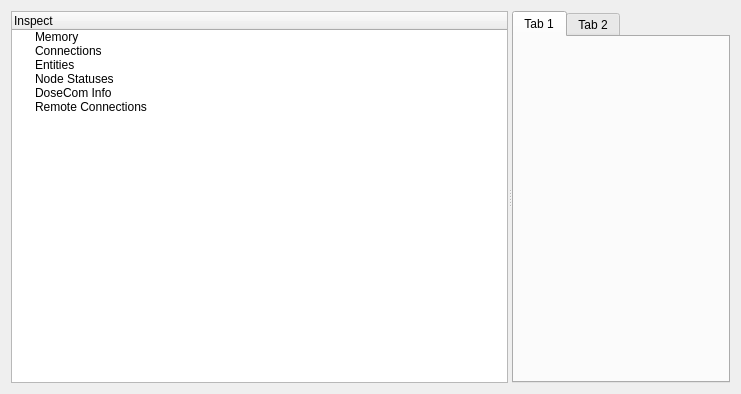
<ui version="4.0" >
 <class>DoseMonDlg</class>
 <widget class="QWidget" name="DoseMonDlg" >
  <property name="geometry" >
   <rect>
    <x>0</x>
    <y>0</y>
    <width>741</width>
    <height>394</height>
   </rect>
  </property>
  <property name="windowTitle" >
   <string>Dob Explorer</string>
  </property>
  <layout class="QHBoxLayout" >
   <item>
    <widget class="QSplitter" name="splitter" >
     <property name="orientation" >
      <enum>Qt::Horizontal</enum>
     </property>
     <widget class="QTreeWidget" name="treeWidget" >
      <property name="rootIsDecorated" >
       <bool>true</bool>
      </property>
      <column>
       <property name="text" >
        <string>Inspect</string>
       </property>
      </column>
      <item>
       <property name="text" >
        <string>Memory</string>
       </property>
      </item>
      <item>
       <property name="text" >
        <string>Connections</string>
       </property>
      </item>
      <item>
       <property name="text" >
        <string>Entities</string>
       </property>
      </item>
      <item>
       <property name="text" >
        <string>Node Statuses</string>
       </property>
      </item>
      <item>
       <property name="text" >
        <string>DoseCom Info</string>
       </property>
      </item>
      <item>
       <property name="text" >
        <string>Remote Connections</string>
       </property>
      </item>
     </widget>
     <widget class="QTabWidget" name="tabWidget" >
      <property name="layoutDirection" >
       <enum>Qt::LeftToRight</enum>
      </property>
      <property name="currentIndex" >
       <number>0</number>
      </property>
      <widget class="QWidget" name="tab" >
       <attribute name="title" >
        <string>Tab 1</string>
       </attribute>
      </widget>
      <widget class="QWidget" name="tab_2" >
       <attribute name="title" >
        <string>Tab 2</string>
       </attribute>
      </widget>
     </widget>
    </widget>
   </item>
  </layout>
 </widget>
 <resources/>
 <connections/>
</ui>
